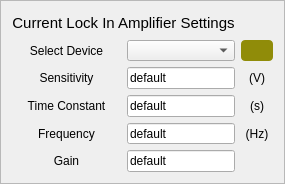
          <widget class="QFrame" name="frame_Current_Lockin_Setting">
           <property name="styleSheet">
            <string notr="true">#frame_Current_Lockin_Setting{
border:1px solid rgb(168,168,168)
}</string>
           </property>
           <property name="frameShape">
            <enum>QFrame::StyledPanel</enum>
           </property>
           <property name="frameShadow">
            <enum>QFrame::Raised</enum>
           </property>
           <layout class="QGridLayout" name="gridLayout_2" rowstretch="1,1,1,1,1,1" columnstretch="20,20,0">
            <item row="0" column="0" colspan="2">
             <widget class="QLabel" name="label_Current_LI_Settings">
              <property name="minimumSize">
               <size>
                <width>60</width>
                <height>20</height>
               </size>
              </property>
              <property name="font">
               <font>
                <pointsize>11</pointsize>
               </font>
              </property>
              <property name="styleSheet">
               <string notr="true">#label_ImageNum{
color: rgb(168, 168, 168)
}</string>
              </property>
              <property name="text">
               <string>Current Lock In Amplifier Settings</string>
              </property>
              <property name="alignment">
               <set>Qt::AlignCenter</set>
              </property>
             </widget>
            </item>
            <item row="1" column="0">
             <widget class="QLabel" name="label_10">
              <property name="minimumSize">
               <size>
                <width>60</width>
                <height>20</height>
               </size>
              </property>
              <property name="styleSheet">
               <string notr="true">#label_ImageNum{
color: rgb(168, 168, 168)
}</string>
              </property>
              <property name="text">
               <string>Select Device</string>
              </property>
              <property name="alignment">
               <set>Qt::AlignCenter</set>
              </property>
             </widget>
            </item>
            <item row="1" column="1">
             <widget class="QComboBox" name="comboBox_Current_LI_SelectDevice">
              <property name="minimumSize">
               <size>
                <width>50</width>
                <height>20</height>
               </size>
              </property>
              <property name="maximumSize">
               <size>
                <width>16777215</width>
                <height>16777215</height>
               </size>
              </property>
              <property name="currentIndex">
               <number>-1</number>
              </property>
             </widget>
            </item>
            <item row="1" column="2">
             <widget class="QPushButton" name="pushButton_Current_LI_Indicator">
              <property name="sizePolicy">
               <sizepolicy hsizetype="Preferred" vsizetype="Preferred">
                <horstretch>0</horstretch>
                <verstretch>0</verstretch>
               </sizepolicy>
              </property>
              <property name="minimumSize">
               <size>
                <width>20</width>
                <height>20</height>
               </size>
              </property>
              <property name="maximumSize">
               <size>
                <width>16777215</width>
                <height>16777215</height>
               </size>
              </property>
              <property name="toolTip">
               <string/>
              </property>
              <property name="styleSheet">
               <string notr="true">#pushButton_Current_LI_Indicator{
background: rgb(144, 140, 9);
 border-radius: 4px;
}</string>
              </property>
              <property name="text">
               <string/>
              </property>
              <property name="default">
               <bool>false</bool>
              </property>
             </widget>
            </item>
            <item row="2" column="0">
             <widget class="QLabel" name="label_Current_LI_Sensitivity">
              <property name="minimumSize">
               <size>
                <width>60</width>
                <height>20</height>
               </size>
              </property>
              <property name="styleSheet">
               <string notr="true">#label_ImageNum{
color: rgb(168, 168, 168)
}</string>
              </property>
              <property name="text">
               <string>Sensitivity</string>
              </property>
              <property name="alignment">
               <set>Qt::AlignCenter</set>
              </property>
             </widget>
            </item>
            <item row="2" column="1">
             <widget class="QLineEdit" name="lineEdit_Current_LI_Sensitivity">
              <property name="minimumSize">
               <size>
                <width>50</width>
                <height>20</height>
               </size>
              </property>
              <property name="maximumSize">
               <size>
                <width>16777215</width>
                <height>16777215</height>
               </size>
              </property>
              <property name="toolTip">
               <string>0 --&gt; 2 nV/fA; 1--&gt;5nV/fA, 2--&gt;10nV/fA, 3--&gt;20nV/fA, ..., 26 --&gt; 1V/uA</string>
              </property>
              <property name="text">
               <string>default</string>
              </property>
             </widget>
            </item>
            <item row="3" column="0">
             <widget class="QLabel" name="label_Current_LI_Timeconstant">
              <property name="minimumSize">
               <size>
                <width>60</width>
                <height>20</height>
               </size>
              </property>
              <property name="styleSheet">
               <string notr="true">#label_ImageNum{
color: rgb(168, 168, 168)
}</string>
              </property>
              <property name="text">
               <string>Time Constant</string>
              </property>
              <property name="alignment">
               <set>Qt::AlignCenter</set>
              </property>
             </widget>
            </item>
            <item row="3" column="1">
             <widget class="QLineEdit" name="lineEdit_Current_LI_Timeconstant">
              <property name="minimumSize">
               <size>
                <width>50</width>
                <height>20</height>
               </size>
              </property>
              <property name="maximumSize">
               <size>
                <width>16777215</width>
                <height>16777215</height>
               </size>
              </property>
              <property name="toolTip">
               <string>0 --&gt; 10 us; 1--&gt;30us, 2--&gt;100us, 3--&gt;300us, ..., 19 --&gt; 30ks</string>
              </property>
              <property name="text">
               <string>default</string>
              </property>
             </widget>
            </item>
            <item row="4" column="0">
             <widget class="QLabel" name="label_8">
              <property name="minimumSize">
               <size>
                <width>80</width>
                <height>20</height>
               </size>
              </property>
              <property name="maximumSize">
               <size>
                <width>200</width>
                <height>16777215</height>
               </size>
              </property>
              <property name="text">
               <string>Frequency</string>
              </property>
              <property name="alignment">
               <set>Qt::AlignCenter</set>
              </property>
             </widget>
            </item>
            <item row="4" column="1">
             <widget class="QLineEdit" name="lineEdit_Current_LI_Frequency">
              <property name="minimumSize">
               <size>
                <width>50</width>
                <height>20</height>
               </size>
              </property>
              <property name="maximumSize">
               <size>
                <width>16777215</width>
                <height>16777215</height>
               </size>
              </property>
              <property name="text">
               <string>default</string>
              </property>
             </widget>
            </item>
            <item row="4" column="2">
             <widget class="QLabel" name="label_7">
              <property name="minimumSize">
               <size>
                <width>20</width>
                <height>20</height>
               </size>
              </property>
              <property name="toolTip">
               <string notr="true"/>
              </property>
              <property name="text">
               <string>(Hz)</string>
              </property>
              <property name="alignment">
               <set>Qt::AlignCenter</set>
              </property>
             </widget>
            </item>
            <item row="5" column="0">
             <widget class="QLabel" name="label_12">
              <property name="minimumSize">
               <size>
                <width>80</width>
                <height>20</height>
               </size>
              </property>
              <property name="maximumSize">
               <size>
                <width>200</width>
                <height>16777215</height>
               </size>
              </property>
              <property name="text">
               <string>Gain</string>
              </property>
              <property name="alignment">
               <set>Qt::AlignCenter</set>
              </property>
             </widget>
            </item>
            <item row="5" column="1">
             <widget class="QLineEdit" name="lineEdit_Current_LI_Gain">
              <property name="minimumSize">
               <size>
                <width>50</width>
                <height>20</height>
               </size>
              </property>
              <property name="maximumSize">
               <size>
                <width>16777215</width>
                <height>16777215</height>
               </size>
              </property>
              <property name="text">
               <string>default</string>
              </property>
             </widget>
            </item>
            <item row="3" column="2">
             <widget class="QLabel" name="label_14">
              <property name="minimumSize">
               <size>
                <width>20</width>
                <height>20</height>
               </size>
              </property>
              <property name="toolTip">
               <string notr="true"/>
              </property>
              <property name="text">
               <string>(s)</string>
              </property>
              <property name="alignment">
               <set>Qt::AlignCenter</set>
              </property>
             </widget>
            </item>
            <item row="2" column="2">
             <widget class="QLabel" name="label_15">
              <property name="minimumSize">
               <size>
                <width>20</width>
                <height>20</height>
               </size>
              </property>
              <property name="toolTip">
               <string notr="true"/>
              </property>
              <property name="text">
               <string>(V)</string>
              </property>
              <property name="alignment">
               <set>Qt::AlignCenter</set>
              </property>
             </widget>
            </item>
           </layout>
          </widget>
